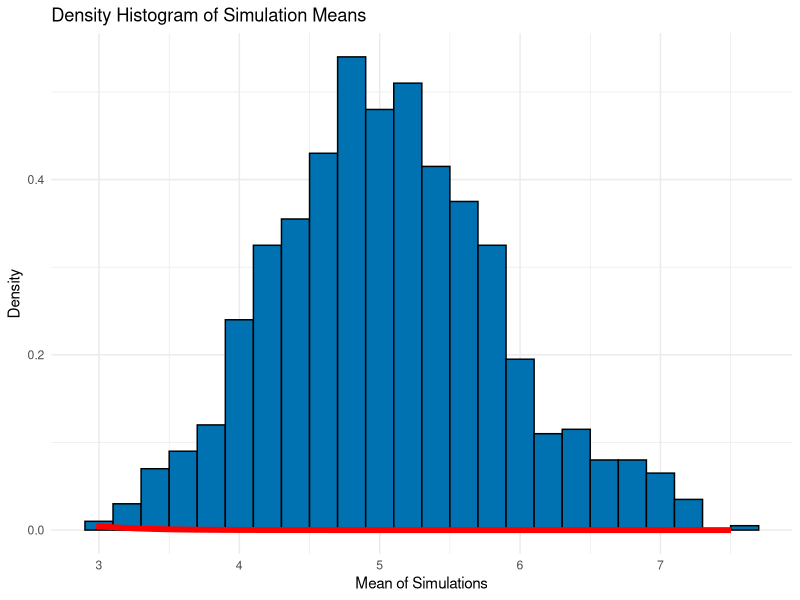
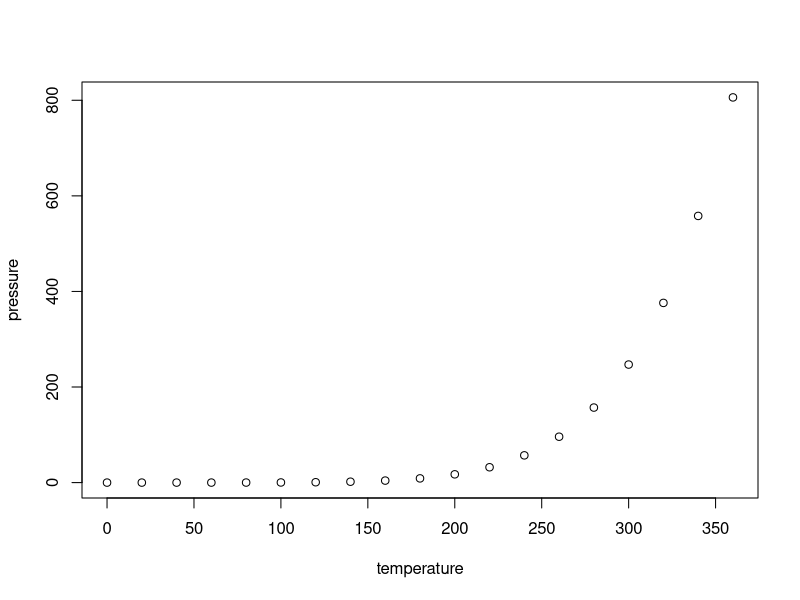

These figures' R source, in order:
## ---- chunk 1
# Load necessary library
library(ggplot2)

# Set parameters for the simulation
ECHO = TRUE
set.seed(1337)            # Set seed for reproducibility
lambda = 0.2              # Rate parameter for the exponential distribution
exponentials = 40         # Number of exponentials to average

# Initialize a vector to store simulation means
simMeans = NULL

# Run 1000 simulations to calculate the mean of 40 exponentials each time
for (i in 1:1000) {
  simMeans = c(simMeans, mean(rexp(exponentials, lambda)))  # Generate 40 random exponentials and compute their mean
}

# Sample Mean
mean_simulation = mean(simMeans)  # Calculate the sample mean from simulations
print(mean_simulation)              # Output the sample mean

# Theoretical Mean
theoretical_mean = lambda^-1        # Theoretical mean of the exponential distribution
print(theoretical_mean)              # Output the theoretical mean

# Comparison of Sample Mean and Theoretical Mean
mean_difference = abs(mean(simMeans) - theoretical_mean)  # Calculate the absolute difference
print(mean_difference)              # Output the difference

# Sample Variance
sample_variance = var(simMeans)    # Calculate the sample variance from simulation means
print(sample_variance)              # Output the sample variance

# Theoretical Variance
theoretical_variance = (lambda * sqrt(exponentials))^-2  # Theoretical variance of the exponential distribution
print(theoretical_variance)         # Output the theoretical variance

# Comparison of Sample Variance and Theoretical Variance
variance_difference = abs(var(simMeans) - theoretical_variance)  # Calculate the absolute difference
print(variance_difference)         # Output the difference

# Distribution
# Create a density histogram of the 1000 simulation means with a normal distribution overlay
ggplot(data.frame(y = simMeans), aes(x = y)) + 
  geom_histogram(aes(y = ..density..), binwidth = 0.2, fill = "#0072B2", color = "black") +
  stat_function(fun = dnorm, 
                arg = list(mean = theoretical_mean, 
                           sd = (lambda * sqrt(exponentials))^-1), 
                size = 2, color = "red") +   # Overlay the normal distribution in red
  labs(title = "Density Histogram of Simulation Means", 
       x = "Mean of Simulations", 
       y = "Density") +
  theme_minimal()                 # Apply a minimal theme for better aesthetics

## ---- chunk 2
plot(pressure)
